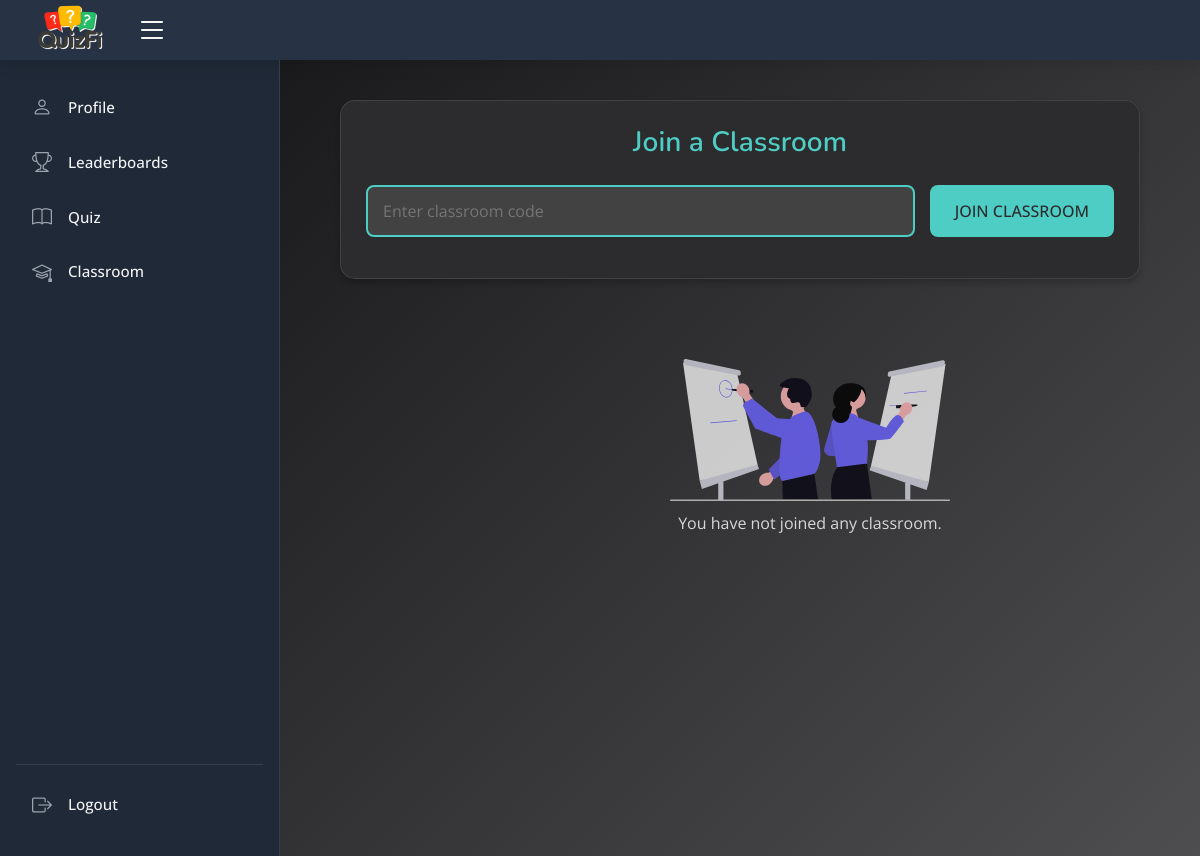
The app's page /students/classroom.php?page=2 (signed in), older data.
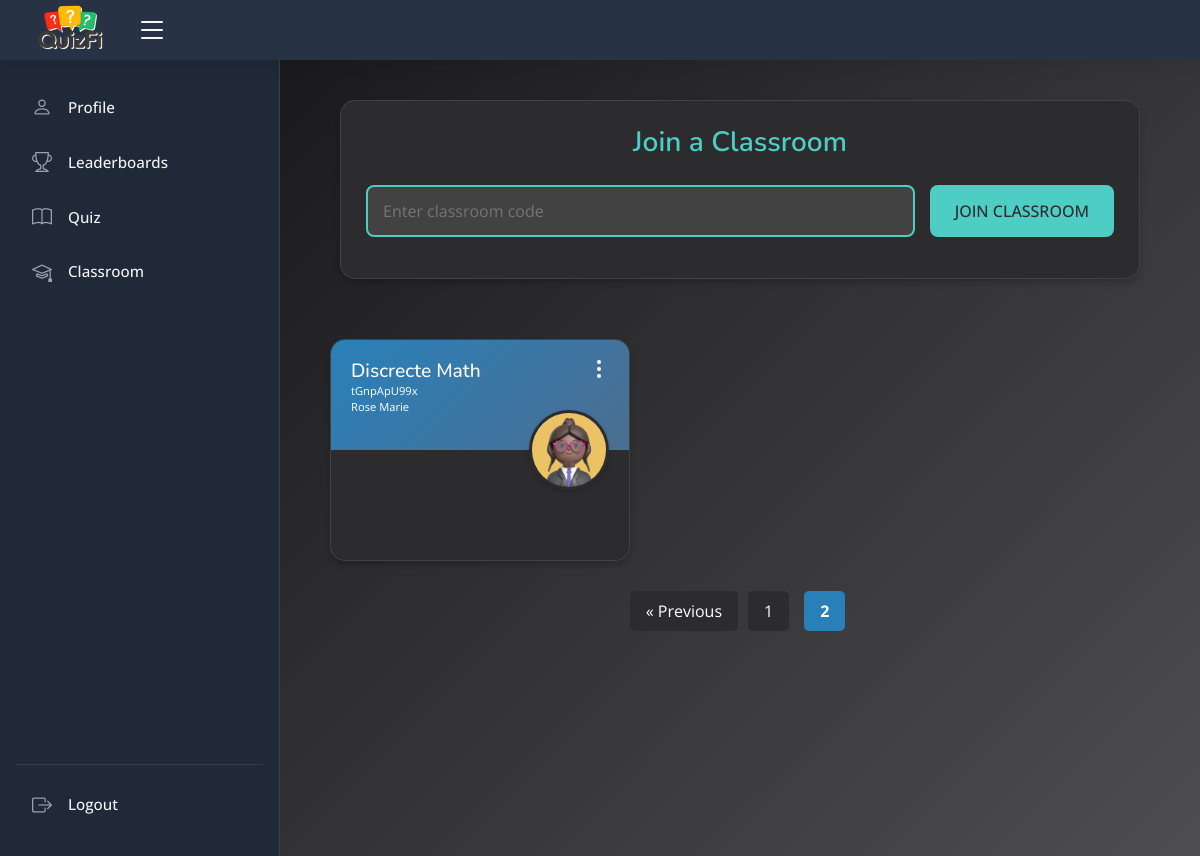
The same page, newer data.
### tables this page shows
CREATE TABLE IF NOT EXISTS `student_classroom` (
  `student_classroom_id` int NOT NULL AUTO_INCREMENT,
  `classroom_id` int NOT NULL,
  `student_id` int NOT NULL,
  PRIMARY KEY (`student_classroom_id`),
  KEY `student_id` (`student_id`),
  KEY `classroom_id` (`classroom_id`)
);

CREATE TABLE IF NOT EXISTS `classroom` (
  `classroom_id` int NOT NULL AUTO_INCREMENT,
  `user_id` int NOT NULL,
  `classroom_code` varchar(255) DEFAULT NULL,
  `classroom_name` varchar(255) NOT NULL,
  `classroom_desc` text NOT NULL,
  `profile_path` text,
  PRIMARY KEY (`classroom_id`),
  KEY `user_id` (`user_id`)
);

CREATE TABLE IF NOT EXISTS `educators` (
  `educator_id` int NOT NULL AUTO_INCREMENT,
  `user_id` int NOT NULL,
  `lastname` varchar(255) NOT NULL,
  `firstname` varchar(255) NOT NULL,
  `department` varchar(255) NOT NULL,
  `profile_path` text,
  PRIMARY KEY (`educator_id`),
  KEY `user_id` (`user_id`)
);

### students/includes/session.php (called while the page is built, shortened)
<?php
include 'db/dbconn.php';
$user_id = $_SESSION['user_id'];
$stmt = $conn->prepare("SELECT * FROM students WHERE user_id = ?");
$stmt->bind_param('i', $user_id);
$stmt->execute();
$result = $stmt->get_result();
$row1 = $result->fetch_assoc();
$studentId = $row1['student_id'] ?? null;

### students/classroom.php (the view, shortened to what the changed rows need)
<?php
include('includes/header.php');
include('includes/session.php');
?>
<link rel="stylesheet" href="https://cdnjs.cloudflare.com/ajax/libs/font-awesome/6.5.1/css/all.min.css">
<link rel="stylesheet" href="css/loading-screen.css">
<link rel="stylesheet" href="css/classroom.css">
<body>
        <main id="main" class="main">
            <div class="join-classroom-container">
                <h2>Join a Classroom</h2>
            </div>
            <div class="classroom-container">
                <div class="classroom-card-grid">
                    <?php
                    $limit = 6;
                    $page = isset($_GET['page']) ? (int) $_GET['page'] : 1;
                    $offset = ($page - 1) * $limit;
                    $totalClassrooms = "SELECT COUNT(*) as total FROM student_classroom WHERE student_id = ?";
                    $totalStmt = $conn->prepare($totalClassrooms);
                    $totalStmt->bind_param("i", $studentId);
                    $totalStmt->execute();
                    $totalResult = $totalStmt->get_result();
                    $totalRow = $totalResult->fetch_assoc();
                    $totalrooms = $totalRow['total'];
                    $totalPages = ceil($totalrooms / $limit);
                    $ClassroomQuery = "SELECT * FROM student_classroom LEFT JOIN classroom ON classroom.classroom_id = student_classroom.classroom_id WHERE student_id = ? LIMIT ? OFFSET ?";
                    $Cstmt = $conn->prepare($ClassroomQuery);
                    $Cstmt->bind_param('iii', $studentId, $limit, $offset);
                    $Cstmt->execute();
                    $Cresult = $Cstmt->get_result();
                    $counter = 0;
                    if ($Cresult->num_rows > 0):
                        while ($class = $Cresult->fetch_assoc()) {
                            $mainRoomId = $conn->prepare("SELECT profile_path FROM classroom WHERE classroom_id = ?");
                            $mainRoomId->bind_param("i", $class['classroom_id']);
                            $mainRoomId->execute();
                            $mainRoomIdResult = $mainRoomId->get_result();
                            $mainRoom = $mainRoomIdResult->fetch_assoc();
                            $imagePath = $mainRoom['profile_path'];
                            $educator_user_id = $class['user_id'];
                            $RoomCreator = "SELECT firstname, lastname FROM educators WHERE user_id = ?";
                            $RoomCreator = $conn->prepare($RoomCreator);
                            $RoomCreator->bind_param("i", $educator_user_id);
                            $RoomCreator->execute();
                            $RoomCreatorResult = $RoomCreator->get_result();
                            $creator = $RoomCreatorResult->fetch_assoc();
                            $creator_name = $creator['firstname'] . " " . $creator['lastname'];
                    ?>
                            <div class="classroom-card" data-room-id="<?php echo $class['classroom_id']; ?>">
                                <div class="classroom-card-header"
                                    style="<?php echo !empty($imagePath) ? "background-image: url('$imagePath');" : 'background: var(--card-header-color)' ?>">
                                    <div class="menu">
                                        <div class="dots1"
                                            onclick="toggleDropdown(event, <?php echo $class['classroom_id']; ?>)">
                                            <div class="dot1"></div>
                                            <div class="dot1"></div>
                                            <div class="dot1"></div>
                                        </div>
                                    </div>
                                    <div class="classroom-card-title">
                                        <h3><?= $class['classroom_name']; ?></h3>
                                        <div class="subtitle">
                                            <span><?= $class['classroom_code']; ?></span>
                                            <span><?= $creator_name; ?></span>
                                        </div>
                                    </div>
                                    <div class="classroom-card-profile">
                                        <img src="assets/3d-profiles/female-teacher-1.jpg" alt="Creator-Profile">
                                    </div>
                                </div>
                                <div class="classroom-card-body"
                                    onclick="confirmRoom('<?php echo htmlspecialchars($class['classroom_name']); ?>', <?php echo htmlspecialchars($class['classroom_id']); ?>)">
                                </div>
                            </div>
                    <?php
                            $counter++;
                        }
                    else:
                        echo '<div class="room-container no-room">
                    <img src="assets/img/no-room.svg" alt="No Room Joined">
                    <p>You have not joined any classroom.</p>
                    </div>';
                    endif;
                    if ($counter > 0) {
                        echo '</div>';
                    }
                    if ($totalPages > 1) {
                        echo '<div class="pagination">';
                        if ($page > 1) {
                            echo '<a href="?page=' . ($page - 1) . '">&laquo; Previous</a>';
                        }
                        for ($i = 1; $i <= $totalPages; $i++) {
                            if ($i == $page) {
                                echo '<span class="current-page">' . $i . '</span>';
                            } else {
                                echo '<a href="?page=' . $i . '">' . $i . '</a>';
                            }
                        }
                        echo '</div>';
                    }
                    ?>
                </div>
            </div>
        </main>
</body>
</html>

Row changes from the older to the newer data that the page shows:
now on this page (row edited): student_classroom: classroom.classroom_name "Discrecte Math", classroom.classroom_code "tGnpApU99x", educators.firstname+lastname "Rose Marie"
Text that changed along with them:
text no longer shown: "You have not joined any classroom."
text now shown: "« Previous"
new list line: "1"
new list line: "2"
